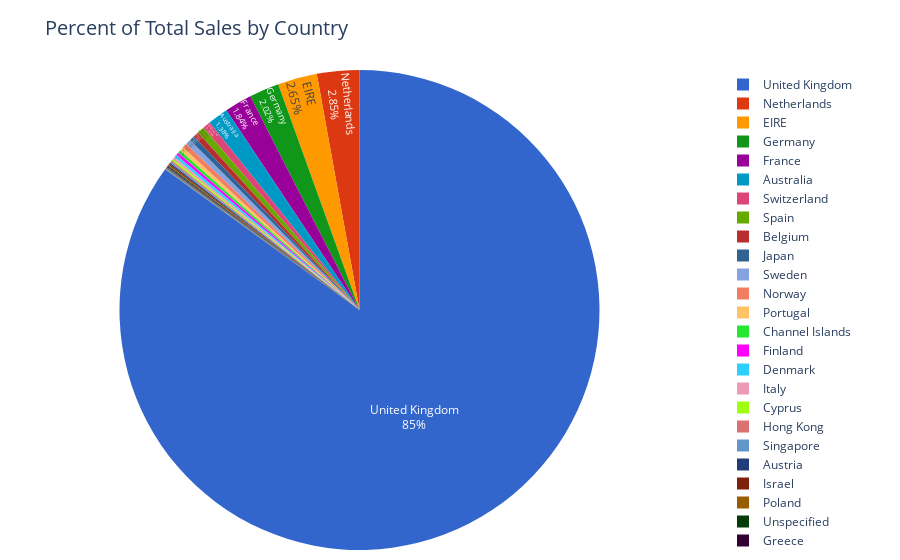

Write notebook code for a chart like this one.
### Code cell
fig = px.pie(country_sales,
             values="TotalSales",
             names="Country",
             title="Percent of Total Sales by Country",
             color_discrete_sequence=px.colors.qualitative.G10
            )

fig.update_traces(
                  textposition="inside",
                  textinfo="percent+label"
                 )
fig.update_layout(
                  margin=dict(l=10, r=50, b=10, t=70, pad=0),
                  titlefont = dict(size = 20)
                 )
iplot(fig)

### Figure 1 — Plotly figure (JSON) as saved in the notebook; plotly's stock layout.template omitted (floating-point values rounded to 4 significant figures)
{"data": [{"domain": {"x": [0, 1], "y": [0, 1]}, "hovertemplate": "Country=%{label}<br>TotalSales=%{value}<extra></extra>", "labels": ["Australia", "Austria", "Bahrain", "Belgium", "Brazil", "Canada", "Channel Islands", "Cyprus", "Czech Republic", "Denmark", "EIRE", "European Community", "Finland", "France", "Germany", "Greece", "Hong Kong", "Iceland", "Israel", "Italy", "Japan", "Lebanon", "Lithuania", "Malta", "Netherlands", "Norway", "Poland", "Portugal", "RSA", "Saudi Arabia", "Singapore", "Spain", "Sweden", "Switzerland", "USA", "United Arab Emirates", "United Kingdom", "Unspecified"], "legendgroup": "", "name": "", "showlegend": true, "textinfo": "percent+label", "textposition": "inside", "type": "pie", "values": [137000.0, 8698.0, 548.4, 36660.0, 1144.0, 3115.0, 20090.0, 12930.0, 671.7, 18040.0, 263300.0, 1151.0, 18850.0, 182300.0, 200900.0, 4426.0, 9942.0, 4310.0, 7908.0, 15250.0, 35340.0, 1694.0, 1661.0, 1980.0, 283200.0, 32290.0, 6853.0, 26860.0, 1002.0, 131.2, 9120.0, 48920.0, 35210.0, 52510.0, 1731.0, 1865.0, 8439000.0, 4750.0]}], "layout": {"legend": {"tracegroupgap": 0}, "margin": {"b": 10, "l": 10, "pad": 0, "r": 50, "t": 70}, "piecolorway": ["#3366CC", "#DC3912", "#FF9900", "#109618", "#990099", "#0099C6", "#DD4477", "#66AA00", "#B82E2E", "#316395"], "title": {"font": {"size": 20}, "text": "Percent of Total Sales by Country"}}}
